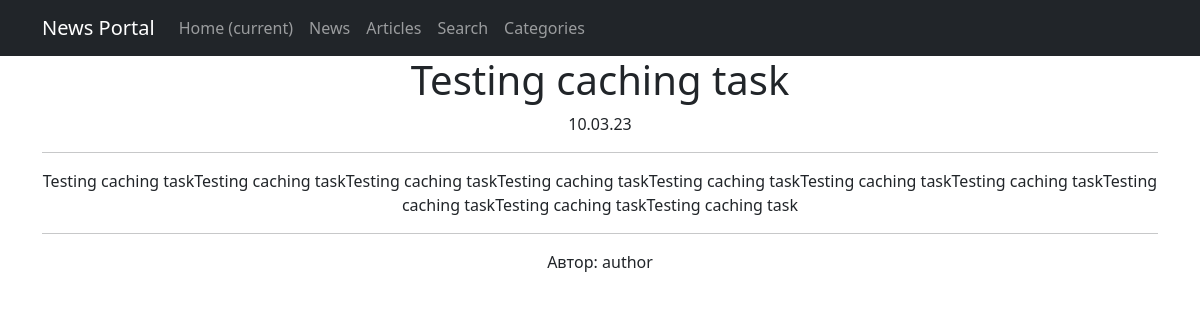
The app's page /posts/106 with its own data.
### news/models.py (models this page shows, shortened)
class Post(models.Model):
    type = models.CharField(max_length=1, choices=TYPES, default=article)
    created_on = models.DateTimeField(auto_now_add=True)
    title = models.CharField(max_length=255)
    text = models.TextField()
    rating = models.IntegerField(default=0)
    author = models.ForeignKey(Author, on_delete=models.CASCADE)
    categories = models.ManyToManyField(Category, through='PostCategory')

class Author(models.Model):
    user = models.OneToOneField(User, on_delete=models.CASCADE)
    rating = models.IntegerField(default=0)
    def __str__(self):
        return f"{self.user.username}"

### news/views.py (the view)
# urls.py: path('<int:pk>', PostDetail.as_view(), name='post_detail'),
class PostDetail(DetailView):
    model = Post
    template_name = 'post.html'
    context_object_name = 'post'
    queryset = Post.objects.all()
    def get_object(self, *args, **kwargs):
        obj = cache.get(f"post-{self.kwargs['pk']}", None)
        if not obj:
            obj = super().get_object(queryset=self.queryset)
            cache.set(f"post-{self.kwargs['pk']}", obj)
        return obj

### news/templatetags/custom_filters.py (called while the page is built)
@register.filter()
def censor(text: str):
    if type(text) is not str:
        raise ValueError('censor filter only accepts str values')
    for word in UNDESIRABLE_WORDS:
        text = text.replace(word, f"{word[0]}{'*'*(len(word)-1)}")
        word = word.title()
        text = text.replace(word, f"{word[0]}{'*'*(len(word)-1)}")
    return text

### templates/post.html (shortened to what this page needs)
{% extends 'flatpages/default.html' %}
{% load custom_filters %}
{% block content %}
<h1>{{ post.title|censor }}</h1>
{{ post.created_on|date:'d.m.y' }}
<hr>
{{ post.text|censor }}
<hr>
Автор: {{ post.author }}
{% endblock content %}

### records on screen
Post: title|censor "Testing caching task", created_on "10.03.23", text|censor "Testing caching taskTesting caching taskTesting caching taskTesting caching taskTesting caching taskTesting caching taskTesting caching taskTesting caching taskTesting caching taskTesting caching task", author "author"
